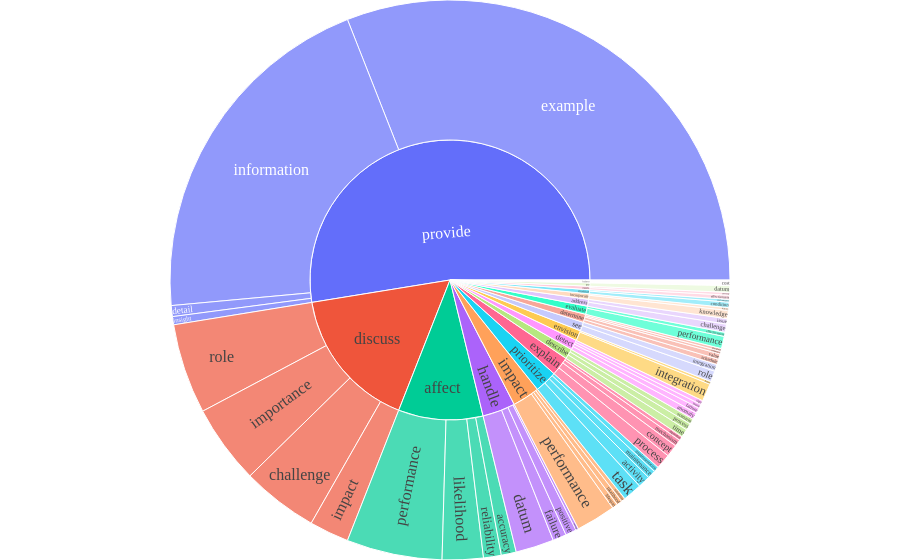

The notebook cell this image was saved under:
### Code cell
import plotly.graph_objects as go
import plotly.express as px
import plotly.io as pio

# Assuming df and phrases are defined elsewhere in your code
# df = df[df["count"] >= 1]

fig = px.sunburst(df, path=['verb', 'noun'], values='count')
fig.update_layout(
    margin=dict(l=0, r=0, t=0, b=0),
    font=dict(size=16, family="Times New Roman"),
)

# Save the plot as a .png file
pio.write_image(fig, 'verb_noun.png')

# Show the plot
fig.show()

### Figure 1 — Plotly figure (JSON) as saved in the notebook; plotly's stock layout.template omitted (floating-point values rounded to 4 significant figures)
{"data": [{"branchvalues": "total", "domain": {"x": [0, 1], "y": [0, 1]}, "hovertemplate": "labels=%{label}<br>count=%{value}<br>parent=%{parent}<br>id=%{id}<extra></extra>", "ids": ["affect/accuracy", "prioritize/activity", "explain/algorithm", "detect/anomaly", "address/challenge", "discuss/challenge", "explain/concept", "monitor/condition", "balance/cost", "handle/datum", "use/datum", "provide/detail", "assess/effectiveness", "evaluate/effectiveness", "provide/example", "detect/failure", "handle/failure", "determine/frequency", "envision/future", "incorporate/history", "discuss/impact", "prioritize/implementation", "discuss/importance", "provide/information", "provide/insight", "envision/integration", "see/integration", "address/issue", "detect/issue", "incorporate/knowledge", "impact/lifespan", "affect/likelihood", "impact/likelihood", "prioritize/maintenance", "explain/mechanism", "affect/performance", "evaluate/performance", "impact/performance", "monitor/performance", "handle/positive", "describe/process", "explain/process", "affect/reliability", "impact/reliability", "discuss/role", "see/role", "describe/scenario", "determine/schedule", "assess/severity", "detect/sign", "handle/storage", "prioritize/task", "determine/threshold", "describe/time", "determine/value", "address", "affect", "assess", "balance", "describe", "detect", "determine", "discuss", "envision", "evaluate", "explain", "handle", "impact", "incorporate", "monitor", "prioritize", "provide", "see", "use"], "labels": ["accuracy", "activity", "algorithm", "anomaly", "challenge", "challenge", "concept", "condition", "cost", "datum", "datum", "detail", "effectiveness", "effectiveness", "example", "failure", "failure", "frequency", "future", "history", "impact", "implementation", "importance", "information", "insight", "integration", "integration", "issue", "issue", "knowledge", "lifespan", "likelihood", "likelihood", "maintenance", "mechanism", "performance", "performance", "performance", "performance", "positive", "process", "process", "reliability", "reliability", "role", "role", "scenario", "schedule", "severity", "sign", "storage", "task", "threshold", "time", "value", "address", "affect", "assess", "balance", "describe", "detect", "determine", "discuss", "envision", "evaluate", "explain", "handle", "impact", "incorporate", "monitor", "prioritize", "provide", "see", "use"], "name": "", "parents": ["affect", "prioritize", "explain", "detect", "address", "discuss", "explain", "monitor", "balance", "handle", "use", "provide", "assess", "evaluate", "provide", "detect", "handle", "determine", "envision", "incorporate", "discuss", "prioritize", "discuss", "provide", "provide", "envision", "see", "address", "detect", "incorporate", "impact", "affect", "impact", "prioritize", "explain", "affect", "evaluate", "impact", "monitor", "handle", "describe", "explain", "affect", "impact", "discuss", "see", "describe", "determine", "assess", "detect", "handle", "prioritize", "determine", "describe", "determine", "", "", "", "", "", "", "", "", "", "", "", "", "", "", "", "", "", "", ""], "type": "sunburst", "values": [11, 9, 3, 5, 6, 56, 9, 4, 4, 28, 5, 8, 3, 3, 393, 4, 10, 2, 2, 2, 29, 4, 58, 260, 6, 13, 5, 4, 3, 6, 4, 30, 4, 6, 5, 70, 9, 29, 2, 8, 5, 11, 13, 3, 66, 8, 4, 4, 2, 3, 2, 14, 2, 6, 4, 10, 124, 5, 4, 15, 15, 12, 209, 15, 12, 28, 48, 40, 8, 6, 33, 667, 13, 5]}], "layout": {"font": {"family": "Times New Roman", "size": 16}, "legend": {"tracegroupgap": 0}, "margin": {"b": 0, "l": 0, "r": 0, "t": 0}}}
